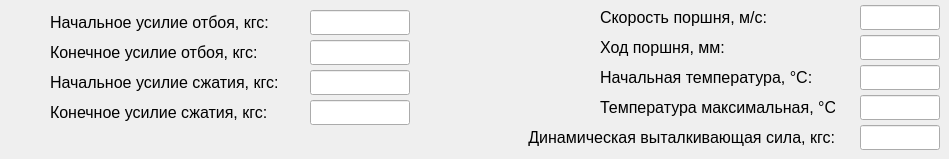
       <widget class="QWidget" name="temp_page">
        <widget class="QLabel" name="lbl_28">
         <property name="geometry">
          <rect>
           <x>600</x>
           <y>5</y>
           <width>211</width>
           <height>25</height>
          </rect>
         </property>
         <property name="minimumSize">
          <size>
           <width>0</width>
           <height>25</height>
          </size>
         </property>
         <property name="maximumSize">
          <size>
           <width>16777215</width>
           <height>25</height>
          </size>
         </property>
         <property name="font">
          <font>
           <family>Arial</family>
           <pointsize>12</pointsize>
          </font>
         </property>
         <property name="text">
          <string>Скорость поршня, м/с:</string>
         </property>
        </widget>
        <widget class="QLabel" name="lbl_29">
         <property name="geometry">
          <rect>
           <x>600</x>
           <y>35</y>
           <width>186</width>
           <height>25</height>
          </rect>
         </property>
         <property name="minimumSize">
          <size>
           <width>0</width>
           <height>25</height>
          </size>
         </property>
         <property name="maximumSize">
          <size>
           <width>16777215</width>
           <height>25</height>
          </size>
         </property>
         <property name="font">
          <font>
           <family>Arial</family>
           <pointsize>12</pointsize>
          </font>
         </property>
         <property name="text">
          <string>Ход поршня, мм:</string>
         </property>
        </widget>
        <widget class="QLabel" name="lbl_18">
         <property name="geometry">
          <rect>
           <x>600</x>
           <y>95</y>
           <width>235</width>
           <height>25</height>
          </rect>
         </property>
         <property name="minimumSize">
          <size>
           <width>0</width>
           <height>25</height>
          </size>
         </property>
         <property name="maximumSize">
          <size>
           <width>16777215</width>
           <height>25</height>
          </size>
         </property>
         <property name="font">
          <font>
           <family>Arial</family>
           <pointsize>12</pointsize>
          </font>
         </property>
         <property name="text">
          <string>Температура максимальная, °С:</string>
         </property>
        </widget>
        <widget class="QLabel" name="lbl_temp_push_force">
         <property name="geometry">
          <rect>
           <x>485</x>
           <y>125</y>
           <width>350</width>
           <height>25</height>
          </rect>
         </property>
         <property name="minimumSize">
          <size>
           <width>0</width>
           <height>25</height>
          </size>
         </property>
         <property name="maximumSize">
          <size>
           <width>16777215</width>
           <height>25</height>
          </size>
         </property>
         <property name="font">
          <font>
           <family>Arial</family>
           <pointsize>12</pointsize>
           <weight>50</weight>
           <bold>false</bold>
          </font>
         </property>
         <property name="text">
          <string>Динамическая выталкивающая сила, кгс:</string>
         </property>
         <property name="textFormat">
          <enum>Qt::AutoText</enum>
         </property>
         <property name="alignment">
          <set>Qt::AlignRight|Qt::AlignTrailing|Qt::AlignVCenter</set>
         </property>
        </widget>
        <widget class="QLineEdit" name="speed_temp_le">
         <property name="geometry">
          <rect>
           <x>860</x>
           <y>5</y>
           <width>80</width>
           <height>25</height>
          </rect>
         </property>
         <property name="minimumSize">
          <size>
           <width>80</width>
           <height>25</height>
          </size>
         </property>
         <property name="maximumSize">
          <size>
           <width>80</width>
           <height>25</height>
          </size>
         </property>
         <property name="font">
          <font>
           <family>Arial</family>
           <pointsize>14</pointsize>
          </font>
         </property>
         <property name="text">
          <string/>
         </property>
         <property name="alignment">
          <set>Qt::AlignCenter</set>
         </property>
         <property name="readOnly">
          <bool>true</bool>
         </property>
        </widget>
        <widget class="QLineEdit" name="hod_temp_le">
         <property name="geometry">
          <rect>
           <x>860</x>
           <y>35</y>
           <width>80</width>
           <height>25</height>
          </rect>
         </property>
         <property name="minimumSize">
          <size>
           <width>80</width>
           <height>25</height>
          </size>
         </property>
         <property name="maximumSize">
          <size>
           <width>80</width>
           <height>25</height>
          </size>
         </property>
         <property name="font">
          <font>
           <family>Arial</family>
           <pointsize>14</pointsize>
          </font>
         </property>
         <property name="text">
          <string/>
         </property>
         <property name="alignment">
          <set>Qt::AlignCenter</set>
         </property>
         <property name="readOnly">
          <bool>true</bool>
         </property>
        </widget>
        <widget class="QLineEdit" name="max_temp_le">
         <property name="geometry">
          <rect>
           <x>860</x>
           <y>95</y>
           <width>80</width>
           <height>25</height>
          </rect>
         </property>
         <property name="minimumSize">
          <size>
           <width>80</width>
           <height>25</height>
          </size>
         </property>
         <property name="maximumSize">
          <size>
           <width>80</width>
           <height>25</height>
          </size>
         </property>
         <property name="font">
          <font>
           <family>Arial</family>
           <pointsize>14</pointsize>
          </font>
         </property>
         <property name="alignment">
          <set>Qt::AlignCenter</set>
         </property>
         <property name="readOnly">
          <bool>true</bool>
         </property>
        </widget>
        <widget class="QLineEdit" name="push_force_temp_le">
         <property name="geometry">
          <rect>
           <x>860</x>
           <y>125</y>
           <width>80</width>
           <height>25</height>
          </rect>
         </property>
         <property name="minimumSize">
          <size>
           <width>80</width>
           <height>25</height>
          </size>
         </property>
         <property name="maximumSize">
          <size>
           <width>80</width>
           <height>25</height>
          </size>
         </property>
         <property name="font">
          <font>
           <family>Arial</family>
           <pointsize>14</pointsize>
          </font>
         </property>
         <property name="alignment">
          <set>Qt::AlignCenter</set>
         </property>
         <property name="readOnly">
          <bool>true</bool>
         </property>
        </widget>
        <widget class="QLabel" name="lbl_19">
         <property name="geometry">
          <rect>
           <x>600</x>
           <y>65</y>
           <width>235</width>
           <height>25</height>
          </rect>
         </property>
         <property name="minimumSize">
          <size>
           <width>0</width>
           <height>25</height>
          </size>
         </property>
         <property name="maximumSize">
          <size>
           <width>16777215</width>
           <height>25</height>
          </size>
         </property>
         <property name="font">
          <font>
           <family>Arial</family>
           <pointsize>12</pointsize>
          </font>
         </property>
         <property name="text">
          <string>Начальная температура, °С:</string>
         </property>
        </widget>
        <widget class="QLineEdit" name="begin_temp_le">
         <property name="geometry">
          <rect>
           <x>860</x>
           <y>65</y>
           <width>80</width>
           <height>25</height>
          </rect>
         </property>
         <property name="minimumSize">
          <size>
           <width>80</width>
           <height>25</height>
          </size>
         </property>
         <property name="maximumSize">
          <size>
           <width>80</width>
           <height>25</height>
          </size>
         </property>
         <property name="font">
          <font>
           <family>Arial</family>
           <pointsize>14</pointsize>
          </font>
         </property>
         <property name="alignment">
          <set>Qt::AlignCenter</set>
         </property>
         <property name="readOnly">
          <bool>true</bool>
         </property>
        </widget>
        <widget class="QLabel" name="lbl_30">
         <property name="geometry">
          <rect>
           <x>50</x>
           <y>40</y>
           <width>250</width>
           <height>25</height>
          </rect>
         </property>
         <property name="minimumSize">
          <size>
           <width>0</width>
           <height>25</height>
          </size>
         </property>
         <property name="maximumSize">
          <size>
           <width>16777215</width>
           <height>25</height>
          </size>
         </property>
         <property name="font">
          <font>
           <family>Arial</family>
           <pointsize>12</pointsize>
          </font>
         </property>
         <property name="text">
          <string>Конечное усилие отбоя, кгс:</string>
         </property>
        </widget>
        <widget class="QLabel" name="lbl_31">
         <property name="geometry">
          <rect>
           <x>50</x>
           <y>100</y>
           <width>250</width>
           <height>25</height>
          </rect>
         </property>
         <property name="minimumSize">
          <size>
           <width>0</width>
           <height>25</height>
          </size>
         </property>
         <property name="maximumSize">
          <size>
           <width>16777215</width>
           <height>25</height>
          </size>
         </property>
         <property name="font">
          <font>
           <family>Arial</family>
           <pointsize>12</pointsize>
          </font>
         </property>
         <property name="text">
          <string>Конечное усилие сжатия, кгс:</string>
         </property>
        </widget>
        <widget class="QLineEdit" name="recoil_end_temp_le">
         <property name="geometry">
          <rect>
           <x>310</x>
           <y>40</y>
           <width>100</width>
           <height>25</height>
          </rect>
         </property>
         <property name="minimumSize">
          <size>
           <width>100</width>
           <height>25</height>
          </size>
         </property>
         <property name="maximumSize">
          <size>
           <width>100</width>
           <height>25</height>
          </size>
         </property>
         <property name="font">
          <font>
           <family>Arial</family>
           <pointsize>14</pointsize>
          </font>
         </property>
         <property name="text">
          <string/>
         </property>
         <property name="alignment">
          <set>Qt::AlignCenter</set>
         </property>
         <property name="readOnly">
          <bool>true</bool>
         </property>
        </widget>
        <widget class="QLineEdit" name="comp_end_temp_le">
         <property name="geometry">
          <rect>
           <x>310</x>
           <y>100</y>
           <width>100</width>
           <height>25</height>
          </rect>
         </property>
         <property name="minimumSize">
          <size>
           <width>100</width>
           <height>25</height>
          </size>
         </property>
         <property name="maximumSize">
          <size>
           <width>100</width>
           <height>25</height>
          </size>
         </property>
         <property name="font">
          <font>
           <family>Arial</family>
           <pointsize>14</pointsize>
          </font>
         </property>
         <property name="text">
          <string/>
         </property>
         <property name="alignment">
          <set>Qt::AlignCenter</set>
         </property>
         <property name="readOnly">
          <bool>true</bool>
         </property>
        </widget>
        <widget class="QLabel" name="lbl_32">
         <property name="geometry">
          <rect>
           <x>50</x>
           <y>10</y>
           <width>250</width>
           <height>25</height>
          </rect>
         </property>
         <property name="minimumSize">
          <size>
           <width>0</width>
           <height>25</height>
          </size>
         </property>
         <property name="maximumSize">
          <size>
           <width>16777215</width>
           <height>25</height>
          </size>
         </property>
         <property name="font">
          <font>
           <family>Arial</family>
           <pointsize>12</pointsize>
          </font>
         </property>
         <property name="text">
          <string>Начальное усилие отбоя, кгс:</string>
         </property>
        </widget>
        <widget class="QLabel" name="lbl_33">
         <property name="geometry">
          <rect>
           <x>50</x>
           <y>70</y>
           <width>250</width>
           <height>25</height>
          </rect>
         </property>
         <property name="minimumSize">
          <size>
           <width>0</width>
           <height>25</height>
          </size>
         </property>
         <property name="maximumSize">
          <size>
           <width>16777215</width>
           <height>25</height>
          </size>
         </property>
         <property name="font">
          <font>
           <family>Arial</family>
           <pointsize>12</pointsize>
          </font>
         </property>
         <property name="text">
          <string>Начальное усилие сжатия, кгс:</string>
         </property>
        </widget>
        <widget class="QLineEdit" name="recoil_begin_temp_le">
         <property name="geometry">
          <rect>
           <x>310</x>
           <y>10</y>
           <width>100</width>
           <height>25</height>
          </rect>
         </property>
         <property name="minimumSize">
          <size>
           <width>100</width>
           <height>25</height>
          </size>
         </property>
         <property name="maximumSize">
          <size>
           <width>100</width>
           <height>25</height>
          </size>
         </property>
         <property name="font">
          <font>
           <family>Arial</family>
           <pointsize>14</pointsize>
          </font>
         </property>
         <property name="text">
          <string/>
         </property>
         <property name="alignment">
          <set>Qt::AlignCenter</set>
         </property>
         <property name="readOnly">
          <bool>true</bool>
         </property>
        </widget>
        <widget class="QLineEdit" name="comp_begin_temp_le">
         <property name="geometry">
          <rect>
           <x>310</x>
           <y>70</y>
           <width>100</width>
           <height>25</height>
          </rect>
         </property>
         <property name="minimumSize">
          <size>
           <width>100</width>
           <height>25</height>
          </size>
         </property>
         <property name="maximumSize">
          <size>
           <width>100</width>
           <height>25</height>
          </size>
         </property>
         <property name="font">
          <font>
           <family>Arial</family>
           <pointsize>14</pointsize>
          </font>
         </property>
         <property name="text">
          <string/>
         </property>
         <property name="alignment">
          <set>Qt::AlignCenter</set>
         </property>
         <property name="readOnly">
          <bool>true</bool>
         </property>
        </widget>
       </widget>
